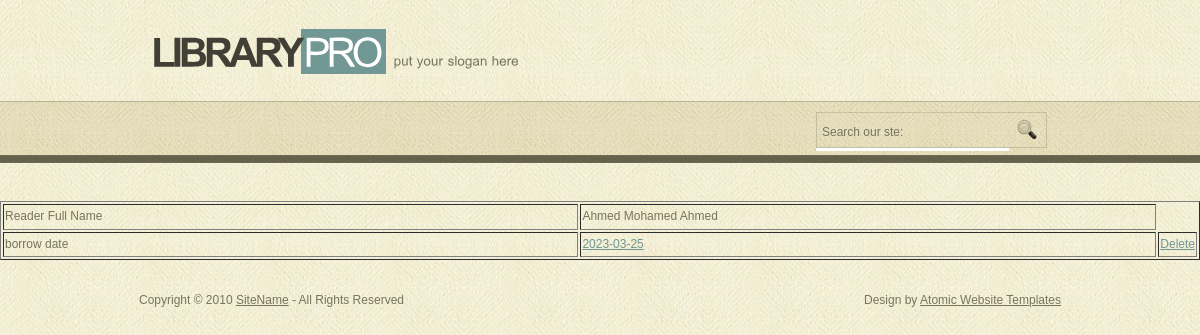
/showReaderborrowing.php (signed in), run on an earlier commit of the app's database.
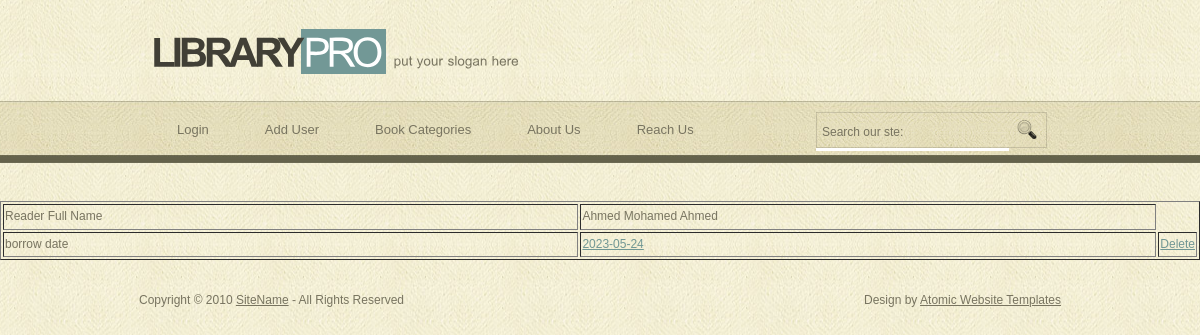
And on a later commit of the database.
### tables this page shows
CREATE TABLE `user` (
  `id` int(11) NOT NULL,
  `fullName` varchar(222) NOT NULL,
  `dateOfBirth` date NOT NULL,
  `userTypeId` int(11) NOT NULL,
  `password` varchar(222) NOT NULL,
  `userName` varchar(222) NOT NULL,
  `cityid` int(11) NOT NULL
);

CREATE TABLE `borrow` (
  `id` int(11) NOT NULL,
  `readerId` int(11) NOT NULL,
  `borrowDate` date NOT NULL
);

CREATE TABLE `usertypepages` (
  `Id` int(11) NOT NULL,
  `usertypeid` int(11) NOT NULL,
  `pageid` int(11) NOT NULL,
  `orderby` int(11) NOT NULL
);

CREATE TABLE `pages` (
  `Id` int(11) NOT NULL,
  `FriendlyName` varchar(222) NOT NULL,
  `PhysicalAddress` varchar(222) NOT NULL,
  `static` int(11) NOT NULL
);

### showReaderborrowing.php (the view)
<?php
include_once "header.php";
?>
<table border = 1 width = "100%">
<?php
$userId = $_SESSION["id"];
$sql = "SELECT * from user where id = $userId";
$userInfoDS = $conn->query($sql);
$userInfoobj = $userInfoDS->fetch_assoc();
?>
<tr>
	<td width = "50%"> Reader Full Name </td>
	<td width = "50%"> <?php echo $userInfoobj["fullName"]; ?> </td>
</tr>
<?php
$sql = "SELECT * FROM borrow WHERE readerId= $userId";
$dataset = $conn->query($sql);
while($row = $dataset->fetch_assoc())
{
	echo "<tr><td>borrow date </td><td><a href=borrowDetails.php?bid=" . $row["id"] . ">" . $row["borrowDate"] . "</a></td>";
	echo "<td><a href=deleteBorrow.php?id=" . $row["id"] . "> Delete </a> </td>";
	echo "</tr>";
}
?>
</table>
<?php
include_once "footer.php";
?>

### header.php (shortened to what this page needs)
<!DOCTYPE html PUBLIC "-//W3C//DTD XHTML 1.0 Transitional//EN" "http://www.w3.org/TR/xhtml1/DTD/xhtml1-transitional.dtd">
<html xmlns="http://www.w3.org/1999/xhtml">
<head>
<link href="style.css" rel="stylesheet" type="text/css" />
</head>
<body>
<div class="main">
  <div class="header">
    <div class="header_resize">
      <div class="logo">
        <h1><a href="index.html">Library<span>Pro</span></a> <small>put your slogan here</small></h1>
      </div>
      <div class="menu_nav">
        <ul>
            <?php
                include_once "db.php";
                $userTypeId = 4;
                $sql = "select * from usertypepages where userTypeId = $userTypeId order by orderby";
                $dataset = $conn->query($sql);
                while($row = $dataset->fetch_assoc()){
                    $sql = "select * from pages where Id =". $row['pageid'];
                    $dataset1 = $conn->query($sql);
                    $row1 = $dataset1->fetch_assoc();
                    if($row1["PhysicalAddress"] == "showstaticcontent.php"){
                        ?>
                        <li><a href="<?php echo $row1['PhysicalAddress']."?pageid=".$row1["Id"];?>"><?php echo $row1["FriendlyName"];?></a></li>
                        <?php
                    }
                    else{
                        ?>
                        <li><a href="<?php echo $row1['PhysicalAddress'];?>"><?php echo $row1["FriendlyName"];?></a></li>
                        <?php
                    }
                }
            ?>
          </ul>
      </div>
      <div class="searchform">
        <form id="formsearch" name="formsearch" method="post" action="#">
          <span>
          <input name="editbox_search" class="editbox_search" id="editbox_search" maxlength="80" value="Search our ste:" type="text" />
          </span>
          <input name="button_search" src="images/search_btn.gif" class="button_search" type="image" />
        </form>
      </div>
    </div>
  </div>

### footer.php (shortened to what this page needs)
  <div class="footer">
    <div class="footer_resize">
      <p class="lr">Copyright &copy; 2010 <a href="#">SiteName</a> - All Rights Reserved</p>
      <p class="lf">Design by <a href="http://www.atomicwebsitetemplates.com/">Atomic Website Templates</a></p>
    </div>
  </div>
</div>
</body>
</html>

### style.css (style rules this page uses)
body { margin:0; padding:0; width:100%; color:#787460; font:normal 12px/1.8em Arial, Helvetica, sans-serif; background:url(images/main_bg.jpg) repeat center center; }
html, .main { padding:0; margin:0; }
.main { background:no-repeat center top; }
.logo { padding:27px 0; float:left; width:auto; }
h1 { margin:0; padding:0 0 0 38px; color:#413f36; font:bold 40px/1.2em Arial, Helvetica, sans-serif; letter-spacing:-4px; text-transform:uppercase; }
h1 span { padding:0 6px 1px 3px; color:#595959; font-weight:normal; color:#fff; background-color:#729896; }
h1 a, h1 a:hover { color:#413f36; text-decoration:none; }
h1 small { font:normal 13px/1.2em Arial, Helvetica, sans-serif; color:#787460; letter-spacing:normal; text-transform:none; }
p { margin:8px 0; padding:0 0 8px 0; font:normal 12px/1.8em Arial, Helvetica, sans-serif; }
a { color:#719794; text-decoration:underline; }
.header, .content, .menu_nav, .fbg, .footer, form, ol, ol li, ul, .content .mainbar, .content .sidebar { margin:0; padding:0; }
.header { background:url(images/header_bg.jpg) repeat-x center 101px; height:200px; }
.header_resize { margin:0 auto; padding:0; width:974px; height:200px; background:repeat-x center top; }
.menu_nav { float:left; margin:0; padding:0 0 20px 40px; height:79px; background:repeat-x center top; }
.menu_nav ul { list-style:none; }
.menu_nav ul li { margin:0 8px 0 0; padding:0; float:left; }
.menu_nav ul li a { display:block; margin:0; padding:17px 24px; color:#787460; text-decoration:none; font-size:13px; }
.footer_resize { margin:0 auto; padding:26px; width:922px; color:#787460; background:repeat-x center top; }
.footer a { color:#787460; text-decoration:underline; }
.footer .lf { margin:0; padding:4px 0; float:right; }
.footer .lr { margin:0; padding:4px 0; float:left; }
.searchform { float:right; }
#formsearch { margin:0; height:36px; padding:4px 40px 0 0; }
#formsearch span { display:block; margin:6px 0; padding:0; float:left; background:#fff url(images/search.gif) no-repeat top left; }
#formsearch input.editbox_search { margin:0; padding:11px 6px 10px; float:left; width:181px; border:none; background:none; font:normal 12px/1.5em Arial, Helvetica, sans-serif; color:#787460; }
#formsearch input.button_search { margin:6px 0 0 0; padding:0; border:none; float:left; }

What changed in the data, as far as the page shows it:
removed borrow: borrowDate "2023-03-25"
added usertypepages: pageid.FriendlyName "Login"
added usertypepages: pageid.FriendlyName "Add User"
added usertypepages: pageid.FriendlyName "Book Categories"
added usertypepages: pageid.FriendlyName "About Us"
added usertypepages: pageid.FriendlyName "Reach Us"
added borrow: borrowDate "2023-05-24"
